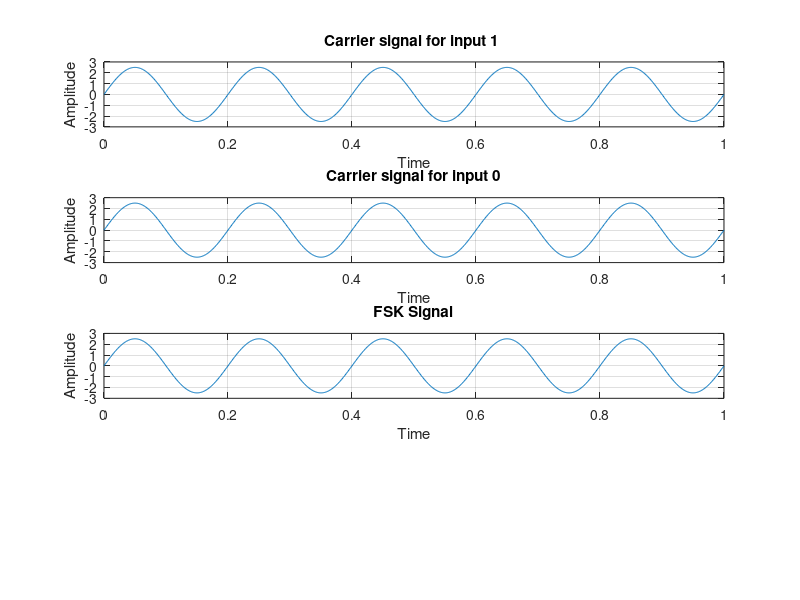

This figure's MATLAB source:
%To perform Frequency Shift Keying (FSK)
clc;
clear all;
close all;
FC1 = input('Enter Carrier frequency for 1 : ');
FC2 = input('Enter Carrier frequency for 2 : ');
FP = input('Enter pulse duration : ');
amp = input('Enter amplitude of carrier : ');
amp = amp/2;
T = 0:0.001:1;
C1 = amp * sin(2*pi*FC1*T);
C2 = amp * sin(2*pi*FC2*T);
M = amp * square(2*pi*FP*T)+amp;

for(i=0:1000)
    if(M(i+1) == 0)
        fsk(i+1) = C2(i+1);
    else
        fsk(i+1) = C1(i+1);
    end
end

subplot(4,1,1);
plot(T, C1);
xlabel('Time');
ylabel('Amplitude');
title('Carrier signal for input 1 ');
grid on;
subplot(4,1,2);
plot(T,C2);
xlabel('Time');
ylabel('Amplitude');
title('Carrier signal for input 0');
grid on;
subplot(4, 1, 3);
plot(T, fsk);
xlabel('Time');
ylabel('Amplitude');
title('FSK Signal');
grid on;